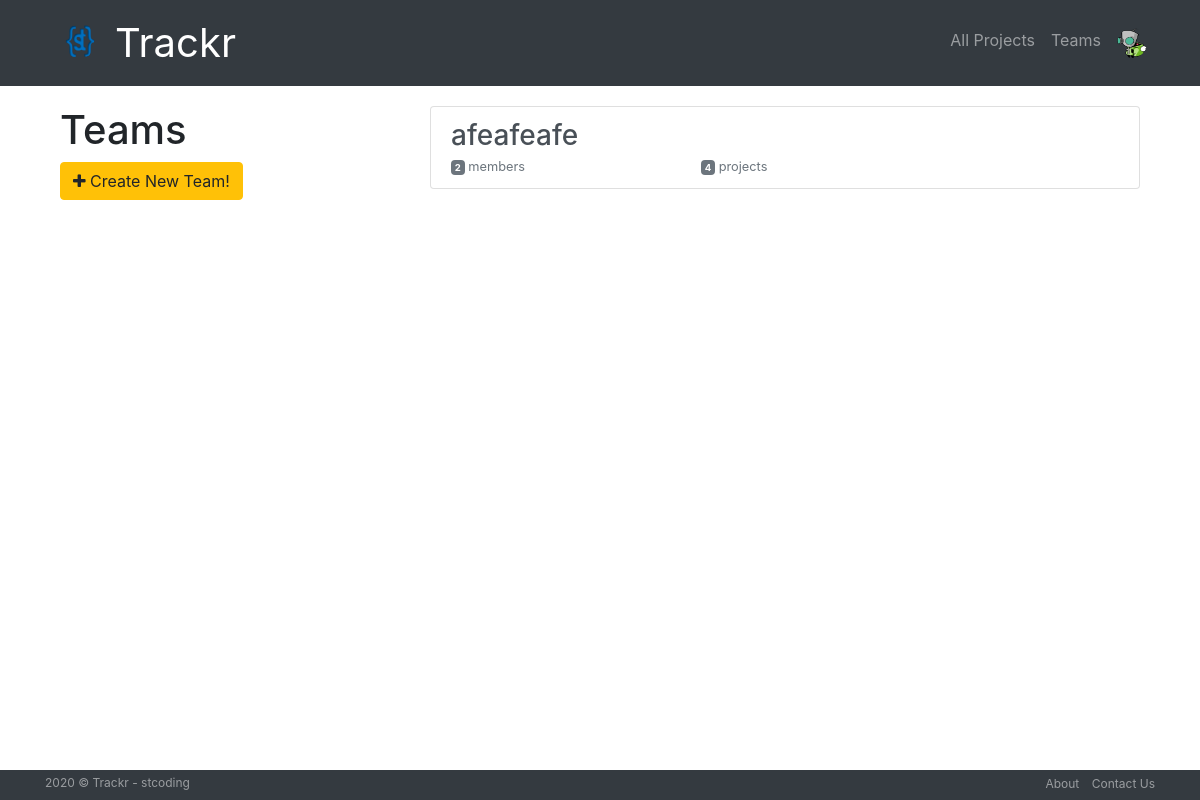
/teams/ (signed in), run on the app's committed database.
### accounts/models.py (models this page shows, shortened)
class UserProfile(models.Model):
    user = models.OneToOneField(User,null=True,on_delete=models.CASCADE)
    first_name = models.CharField(max_length=100,null=True)
    last_name = models.CharField(max_length=100,null=True)
    email = models.EmailField(max_length=254,null=True)
    phone = models.CharField(max_length=15,null=True)
    address = models.CharField(max_length=100,null=True)
    city = models.CharField(max_length=50,null=True)
    state = models.CharField(max_length=50,null=True)
    zip = models.CharField(max_length=10,null=True)
    profile_pic = models.ImageField(default="profile1.png", null=True, blank=True)
    is_manager = models.BooleanField(default=False,null=True)

### teams/models.py (models this page shows, shortened)
class Team(models.Model):
    name = models.CharField(max_length=255, unique=True)
    slug = models.SlugField(allow_unicode=True, unique=True)
    description = models.TextField(blank=True, default='')
    description_html = models.TextField(editable=False, default='', blank=True)
    members = models.ManyToManyField(User,through="TeamMember")
    team_pic = models.ImageField(upload_to='images',default="team.png", null=True, blank=True)
    class Meta:
        ordering = ["name"]

### teams/views.py (the view)
# urls.py: path('', views.ListTeams.as_view(), name="all"),
class ListTeams(LoginRequiredMixin,generic.ListView):
    model = Team
    member = TeamMember

### trackr/context-processor.py (called while the page is built)
def extras(request):
    if request.user.is_authenticated:
        profile= request.user.userprofile
        return {'profile':profile}
    else:
        return {}

### teams/templates/teams/team_list.html (shortened to what this page needs)
{% extends "teams/team_base.html" %}
{% load bootstrap4 %}
{% block pregroup %}
<div class="col-md-4">
	<div class="content">
			<h2 class='team-name'>Teams</h2>
	</div>
	{% if user.is_authenticated %}
	<a href="#teamFormModal" data-toggle="modal" data-target="#teamFormModal" class="btn btn-warning createTeam" role="button" id='addteam'><span class="fa fa-plus"></span> Create New Team!</a>
	{% endif %}
</div>
{% endblock %}
{% block group_content %}
<div class="col-md-8">
	<div class="list-group">
		{% for team in object_list %}
		<a href="{% url 'teams:single' slug=team.slug %}"
		class="list-group-item list-group-item-action flex-column align-items-start">
			<h3 class="mb-1">{{ team.name }}</h3>
			<div class="d-flex w-40 justify-content-between">
				<small class="text-muted"><span class="badge badge-secondary">
					{{ team.members.count }}</span> member{{ team.members.count|pluralize }}</small>
				<small class="text-muted"><span class="badge badge-secondary">
					{{ team.projects.count }}</span> project{{ team.projects.count|pluralize }}</small>
			</div>
		</a>
		{% endfor %}
	</div>
</div>
{% endblock %}

### templates/base.html (shortened to what this page needs)
<!DOCTYPE html>
{% load static %}
<html lang="en" dir="ltr">
  <head>
    <link rel="stylesheet" href="https://stackpath.bootstrapcdn.com/bootstrap/4.5.2/css/bootstrap.min.css">
    <link rel='stylesheet' href="{% static 'css/master.css'%}"/>
    <link href="https://maxcdn.bootstrapcdn.com/font-awesome/4.7.0/css/font-awesome.min.css" rel="stylesheet">
  </head>
  <body>
    <nav class="navbar navbar-expand-lg navbar-dark bg-dark" role="navigation" id="navbar">
      <div class="container">
        <div class="navbar-nav align-items-center">
          <img src="/images/st_logo.png" width="70" height="70" alt="" loading="lazy">
          <a class="navbar-brand" href="{% url 'home' %}">Trackr</a>
        </div>
        <div class="navbar-nav ml-auto">
          {% if user.is_authenticated %}
            <a class="nav-item nav-link" href="{% url 'projects:all' %}" class="btn btn-simple">All Projects</a>
            <a class="nav-item nav-link" href="{% url 'teams:all' %}" class="btn btn-simple">Teams</a>
            <div class="dropdown">
              <a class="nav-link av" data-toggle="dropdown">
                <img class="profile-pic rounded-circle main-avatar-sm" src="{{profile.user.userprofile.profile_pic.url}}">
              </a>
            </div>
          {% else %}
            <a class="nav-item nav-link" href="{% url 'accounts:login' %}" class="btn btn-simple">Log in</a>
            <a class="nav-item nav-link" href="{% url 'accounts:register' %}" class="btn btn-simple">Register</a>
          {% endif %}
        </div>
      </div>
    </nav>
    <div class="container maindetail">
      {% block content %}{% endblock %}
    </div>
    {% include "footer.html" %}
  </body>
</html>

### static/css/master.css (style rules this page uses)
.navbar-brand { font-size: 40px !important; }
.team-name { font-size: 40px !important; }
.maindetail { margin-bottom: 100px; margin-top: 20px; }

### templates/base.html (style rules this page uses)
.main-avatar-sm { width:30px; height:30px; }
.av { outline: none; text-transform: none; }

### data on the page
UserProfile: user.userprofile.profile_pic (picture)
Team: name "afeafeafe", members.count "2", projects.count "4"
